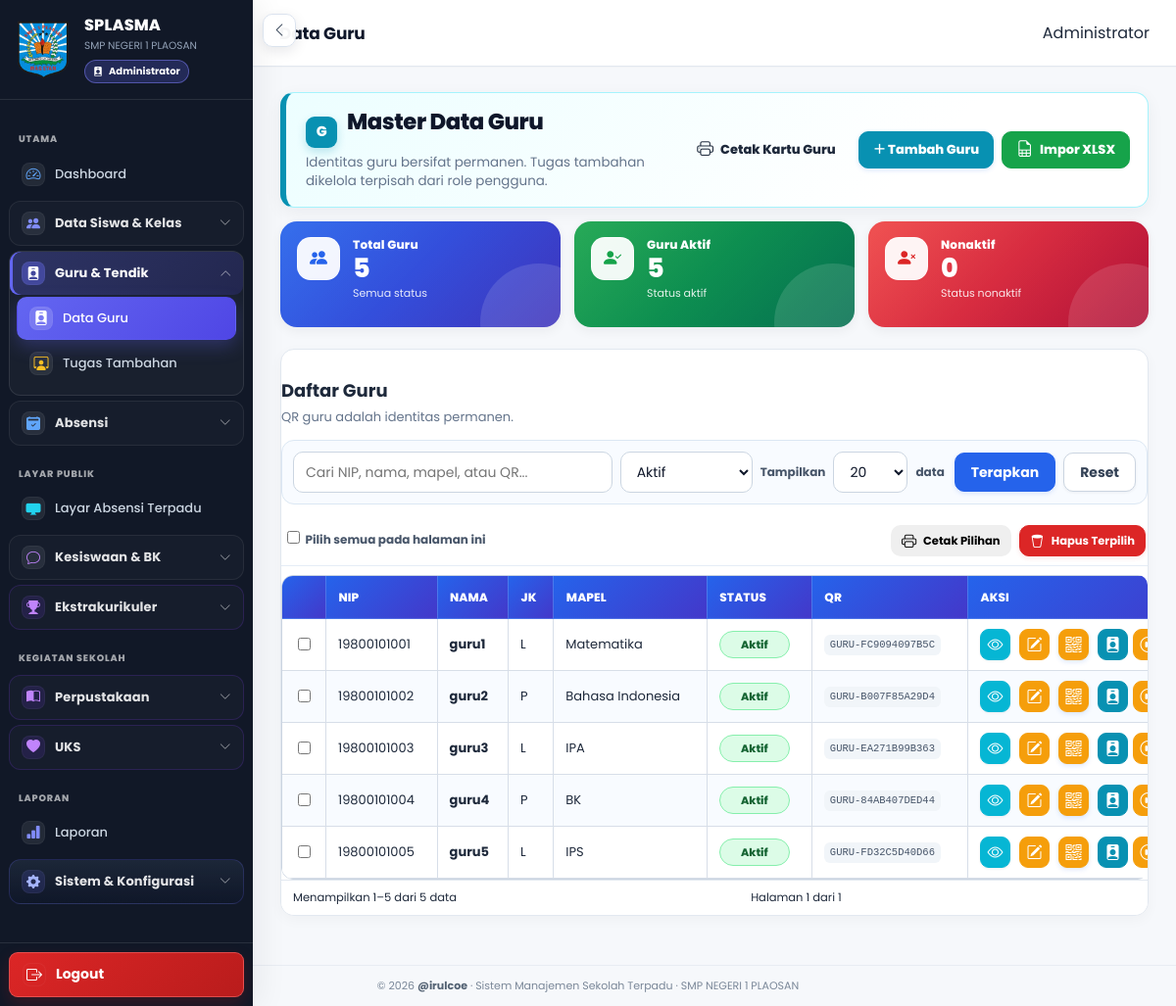
Page /guru/index.php (signed in) on the committed database.
### tables this page shows
CREATE TABLE `profil_sekolah` (
  `id` bigint(20) UNSIGNED NOT NULL,
  `nama_sekolah` varchar(200) NOT NULL,
  `npsn` varchar(30) DEFAULT NULL,
  `nss` varchar(30) DEFAULT NULL,
  `jenjang` varchar(50) DEFAULT NULL,
  `status_sekolah` varchar(50) DEFAULT NULL,
  `alamat` text DEFAULT NULL,
  `desa` varchar(100) DEFAULT NULL,
  `kecamatan` varchar(100) DEFAULT NULL,
  `kabupaten` varchar(100) DEFAULT NULL,
  `provinsi` varchar(100) DEFAULT NULL,
  `kode_pos` varchar(10) DEFAULT NULL,
  `telepon` varchar(50) DEFAULT NULL,
  `email` varchar(150) DEFAULT NULL,
  `website` varchar(200) DEFAULT NULL,
  `logo` varchar(255) DEFAULT NULL,
  `foto` varchar(255) DEFAULT NULL,
  `nama_kepala` varchar(200) DEFAULT NULL,
  `nip_kepala` varchar(50) DEFAULT NULL,
  `created_at` timestamp NULL DEFAULT current_timestamp(),
  `updated_at` timestamp NULL DEFAULT current_timestamp() ON UPDATE current_timestamp()
);

CREATE TABLE `guru` (
  `id` bigint(20) UNSIGNED NOT NULL,
  `nama` varchar(150) NOT NULL,
  `nip` varchar(50) DEFAULT NULL,
  `jk` enum('L','P') DEFAULT NULL,
  `no_hp` varchar(30) DEFAULT NULL,
  `kode_qr` varchar(100) NOT NULL,
  `mapel` varchar(100) DEFAULT NULL,
  `status` enum('aktif','nonaktif') NOT NULL DEFAULT 'aktif',
  `created_at` timestamp NULL DEFAULT current_timestamp(),
  `updated_at` timestamp NULL DEFAULT current_timestamp() ON UPDATE current_timestamp()
);

### guru/index.php (the view, shortened to what the rows shown need)
<?php
require_once __DIR__ . '/_helper.php';
$status=(string)($_GET['status']??'aktif');
$per_page=(int)($_GET['per_page']??20);
$page=max(1,(int)($_GET['page']??1));
$where=[];$params=[];
if($status!=='semua'){$where[]='g.status = ?';$params[]=$status;}
$where_sql=$where?'WHERE '.implode(' AND ',$where):'';
$st=$pdo->prepare("SELECT COUNT(*) FROM guru g $where_sql");$st->execute($params);$total=(int)$st->fetchColumn();
$pages=max(1,(int)ceil($total/$per_page));if($page>$pages)$page=$pages;$offset=($page-1)*$per_page;
$st=$pdo->prepare("SELECT g.* FROM guru g $where_sql ORDER BY g.nama ASC LIMIT $per_page OFFSET $offset");$st->execute($params);$rows=$st->fetchAll();
$page_title='Data Guru';require_once __DIR__.'/../layouts/header.php';require_once __DIR__.'/../layouts/sidebar.php';
?>
<main class="main guru-page guru-master-page"><header class="topbar"><div class="topbar-title">Data Guru</div><div class="topbar-user"><?=e(user_name())?></div></header><section class="content">
<div class="page-header"><div><h1>Master Data Guru</h1></div></div>
<div class="dashboard-table-card"><div class="section-title"><div><h2>Daftar Guru</h2><p>QR guru adalah identitas permanen.</p></div></div>
<form method="post" action="<?=BASE_URL?>guru/delete.php" id="bulkGuruForm"><?=csrf_field()?>
<div class="table-responsive"><table class="data-table"><thead><tr><th style="width:40px"></th><th>NIP</th><th>Nama</th><th>JK</th><th>Mapel</th><th>Status</th><th>QR</th><th>Aksi</th></tr></thead><tbody>
<?php if(!$rows):?><tr><td colspan="8" class="empty-state">Belum ada data guru.</td></tr><?php else:foreach($rows as $r):?><tr><td><input type="checkbox" name="ids[]" value="<?=(int)$r['id']?>"></td><td><?=e((string)($r['nip']??'-'))?></td><td><strong><?=e($r['nama'])?></strong></td><td><?=e((string)($r['jk']??'-'))?></td><td><?=e((string)($r['mapel']??'-'))?></td><td><span class="status-badge status-<?=e($r['status'])?>"><?=e(ucfirst($r['status']))?></span></td><td><code><?=e($r['kode_qr'])?></code></td><td><div class="table-actions"><a class="btn btn-secondary btn-sm btn-icon-sm btn-fn-detail" title="Lihat detail" aria-label="Lihat detail" href="<?=BASE_URL?>guru/detail.php?id=<?=(int)$r['id']?>"><i class="bi bi-eye" aria-hidden="true"></i></a><a class="btn btn-warning btn-sm btn-icon-sm btn-fn-edit" title="Edit guru" aria-label="Edit guru" href="<?=BASE_URL?>guru/edit.php?id=<?=(int)$r['id']?>"><i class="bi bi-pencil-square" aria-hidden="true"></i></a><a class="btn btn-primary btn-sm btn-icon-sm btn-fn-qr" title="Lihat QR permanen" aria-label="Lihat QR permanen" href="<?=BASE_URL?>guru/qr.php?id=<?=(int)$r['id']?>"><i class="bi bi-qr-code" aria-hidden="true"></i></a><a class="btn btn-info btn-sm btn-icon-sm" title="Kartu Guru" aria-label="Kartu Guru" href="<?=BASE_URL?>guru/kartu.php?id=<?=(int)$r['id']?>"><i class="bi bi-person-vcard" aria-hidden="true"></i></a><form method="post" action="<?=BASE_URL?>guru/toggle.php" style="display:inline" onsubmit="return confirm('Ubah status guru ini?')"><?=csrf_field()?><input type="hidden" name="id" value="<?=(int)$r['id']?>"><button class="btn btn-warning btn-sm btn-icon-sm" type="submit" title="Ubah status" aria-label="Ubah status"><i class="bi <?=($r['status']==='aktif'?'bi-pause-circle':'bi-play-circle')?>" aria-hidden="true"></i></button></form><form method="post" action="<?=BASE_URL?>guru/delete.php" style="display:inline" onsubmit="return confirm('Hapus guru ini? Jika memiliki riwayat/tugas, penghapusan akan ditolak.')"><?=csrf_field()?><input type="hidden" name="id" value="<?=(int)$r['id']?>"><button class="btn btn-danger btn-sm btn-icon-sm" type="submit" title="Hapus guru" aria-label="Hapus"><i class="bi bi-trash3" aria-hidden="true"></i></button></form></div></td></tr><?php endforeach;endif;?>
</tbody></table></div></form>
</div></section></main>
<?php require_once __DIR__.'/../layouts/footer.php'; ?>

### layouts/sidebar.php (shortened to what the rows shown need)
<?php $sidebar_role_class = 'sidebar-role-' . preg_replace('/[^a-z0-9_-]/i', '', (string)user_role()); ?>
<aside id="globalSidebar" class="sidebar <?= e($sidebar_role_class) ?>" aria-label="Navigasi utama">
    <div class="sidebar-brand">
        <?php if (!empty($school_profile['logo'])): ?>
            <img src="<?= e(school_logo_url($pdo)) ?>" alt="Logo Sekolah" class="sidebar-logo">
        <?php endif; ?>
        <div class="sidebar-brand-info">
            <div class="sidebar-brand-title">SPLASMA</div>
            <small><?= e($school_profile['nama_sekolah']) ?></small>
            <div class="sidebar-role-badge">
                <i class="bi bi-person-badge-fill" aria-hidden="true"></i>
                <span><?= e(sidebar_role_label()) ?></span>
            </div>
        </div>
    </div>
</aside>

### rows in the picture
profil_sekolah: logo (picture), nama_sekolah "SMP NEGERI 1 PLAOSAN"
guru: nip "19800101001", nama "guru1", jk "L", mapel "Matematika", status "Aktif", kode_qr "GURU-FC9094097B5C"
guru: nip "19800101002", nama "guru2", jk "P", mapel "Bahasa Indonesia", status "Aktif", kode_qr "GURU-B007F85A29D4"
guru: nip "19800101003", nama "guru3", jk "L", mapel "IPA", status "Aktif", kode_qr "GURU-EA271B99B363"
guru: nip "19800101004", nama "guru4", jk "P", mapel "BK", status "Aktif", kode_qr "GURU-84AB407DED44"
guru: nip "19800101005", nama "guru5", jk "L", mapel "IPS", status "Aktif", kode_qr "GURU-FD32C5D40D66"

### other values in the picture
sidebar_role_label() "Administrator"
$label "Dashboard Data Guru Tugas Tambahan Layar Absensi Terpadu Laporan"
$label "Data Siswa & Kelas Guru & Tendik Absensi Kesiswaan & BK Ekstrakurikuler Perpustakaan UKS Sistem & Konfigurasi"
user_name() "Administrator"
$sum['semua'] "5"
$sum['aktif'] "5"
$sum['nonaktif'] "0"
$offset+1 "1"
min($offset+$per_page,$total) "5"
$total "5"
$page "1"
$pages "1"
APP_NAME "Sistem Manajemen Sekolah Terpadu"
NAMA_SEKOLAH "SMP NEGERI 1 PLAOSAN"
form field per_page "20"
